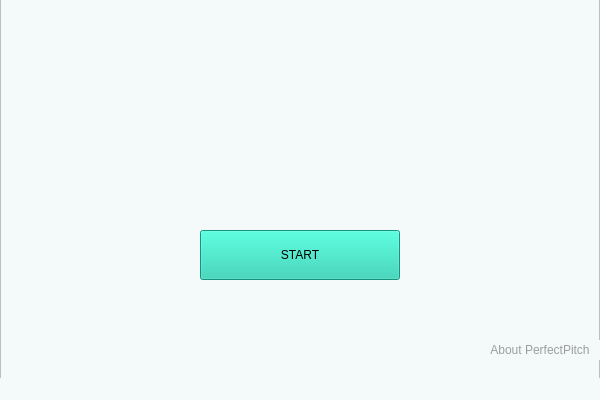
<?xml version="1.0" encoding="UTF-8"?>
<ui version="4.0">
 <class>initialWindow</class>
 <widget class="QMainWindow" name="initialWindow">
  <property name="geometry">
   <rect>
    <x>0</x>
    <y>0</y>
    <width>600</width>
    <height>400</height>
   </rect>
  </property>
  <property name="windowTitle">
   <string>MainWindow</string>
  </property>
  <property name="styleSheet">
   <string notr="true">background-color: rgb(244, 249, 250);</string>
  </property>
  <widget class="QWidget" name="centralwidget">
   <widget class="QFrame" name="initialwindow_frame">
    <property name="geometry">
     <rect>
      <x>0</x>
      <y>-20</y>
      <width>600</width>
      <height>400</height>
     </rect>
    </property>
    <property name="frameShape">
     <enum>QFrame::StyledPanel</enum>
    </property>
    <property name="frameShadow">
     <enum>QFrame::Raised</enum>
    </property>
    <widget class="QLabel" name="logo">
     <property name="geometry">
      <rect>
       <x>200</x>
       <y>50</y>
       <width>201</width>
       <height>200</height>
      </rect>
     </property>
     <property name="text">
      <string/>
     </property>
     <property name="pixmap">
      <pixmap>../../LFP/images/images/icon_whiteBackground.png</pixmap>
     </property>
     <property name="scaledContents">
      <bool>true</bool>
     </property>
    </widget>
    <widget class="QPushButton" name="pushButton">
     <property name="geometry">
      <rect>
       <x>200</x>
       <y>250</y>
       <width>200</width>
       <height>50</height>
      </rect>
     </property>
     <property name="styleSheet">
      <string notr="true">font: 20pt &quot;Segoe UI&quot;;
background-color: rgb(28, 206, 176);</string>
     </property>
     <property name="text">
      <string>START</string>
     </property>
    </widget>
    <widget class="QLabel" name="aboutperfectPitch_label">
     <property name="geometry">
      <rect>
       <x>480</x>
       <y>360</y>
       <width>120</width>
       <height>20</height>
      </rect>
     </property>
     <property name="toolTip">
      <string>&lt;html&gt;&lt;head/&gt;&lt;body&gt;&lt;p align=&quot;center&quot;&gt;&lt;span style=&quot; font-size:10pt;&quot;&gt;&lt;br/&gt;&lt;/span&gt;&lt;/p&gt;&lt;/body&gt;&lt;/html&gt;</string>
     </property>
     <property name="styleSheet">
      <string notr="true">color: rgb(157, 157, 157);</string>
     </property>
     <property name="text">
      <string>About PerfectPitch</string>
     </property>
     <property name="alignment">
      <set>Qt::AlignCenter</set>
     </property>
    </widget>
   </widget>
  </widget>
  <widget class="QMenuBar" name="menubar">
   <property name="geometry">
    <rect>
     <x>0</x>
     <y>0</y>
     <width>600</width>
     <height>22</height>
    </rect>
   </property>
  </widget>
  <widget class="QStatusBar" name="statusbar"/>
 </widget>
 <resources/>
 <connections/>
</ui>
